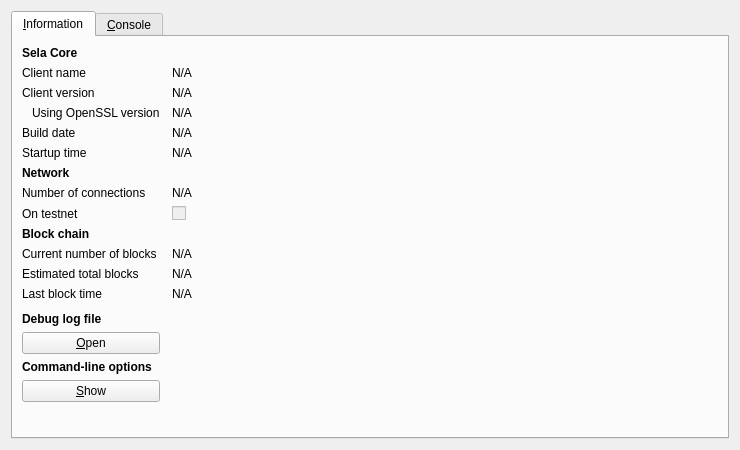
<?xml version="1.0" encoding="UTF-8"?>
<ui version="4.0">
 <class>RPCConsole</class>
 <widget class="QDialog" name="RPCConsole">
  <property name="geometry">
   <rect>
    <x>0</x>
    <y>0</y>
    <width>740</width>
    <height>450</height>
   </rect>
  </property>
  <property name="windowTitle">
   <string>Sela - Debug window</string>
  </property>
  <layout class="QVBoxLayout" name="verticalLayout_2">
   <item>
    <widget class="QTabWidget" name="tabWidget">
     <property name="currentIndex">
      <number>0</number>
     </property>
     <widget class="QWidget" name="tab_info">
      <attribute name="title">
       <string>&amp;Information</string>
      </attribute>
      <layout class="QGridLayout" name="gridLayout" columnstretch="0,1">
       <property name="horizontalSpacing">
        <number>12</number>
       </property>
       <item row="0" column="0">
        <widget class="QLabel" name="label_9">
         <property name="font">
          <font>
           <weight>75</weight>
           <bold>true</bold>
          </font>
         </property>
         <property name="text">
          <string>Sela Core</string>
         </property>
        </widget>
       </item>
       <item row="1" column="0">
        <widget class="QLabel" name="label_5">
         <property name="text">
          <string>Client name</string>
         </property>
        </widget>
       </item>
       <item row="1" column="1">
        <widget class="QLabel" name="clientName">
         <property name="cursor">
          <cursorShape>IBeamCursor</cursorShape>
         </property>
         <property name="text">
          <string>N/A</string>
         </property>
         <property name="textFormat">
          <enum>Qt::PlainText</enum>
         </property>
         <property name="textInteractionFlags">
          <set>Qt::LinksAccessibleByMouse|Qt::TextSelectableByKeyboard|Qt::TextSelectableByMouse</set>
         </property>
        </widget>
       </item>
       <item row="2" column="0">
        <widget class="QLabel" name="label_6">
         <property name="text">
          <string>Client version</string>
         </property>
        </widget>
       </item>
       <item row="2" column="1">
        <widget class="QLabel" name="clientVersion">
         <property name="cursor">
          <cursorShape>IBeamCursor</cursorShape>
         </property>
         <property name="text">
          <string>N/A</string>
         </property>
         <property name="textFormat">
          <enum>Qt::PlainText</enum>
         </property>
         <property name="textInteractionFlags">
          <set>Qt::LinksAccessibleByMouse|Qt::TextSelectableByKeyboard|Qt::TextSelectableByMouse</set>
         </property>
        </widget>
       </item>
       <item row="3" column="0">
        <widget class="QLabel" name="label_14">
         <property name="text">
          <string>Using OpenSSL version</string>
         </property>
         <property name="indent">
          <number>10</number>
         </property>
        </widget>
       </item>
       <item row="3" column="1">
        <widget class="QLabel" name="openSSLVersion">
         <property name="cursor">
          <cursorShape>IBeamCursor</cursorShape>
         </property>
         <property name="text">
          <string>N/A</string>
         </property>
         <property name="textFormat">
          <enum>Qt::PlainText</enum>
         </property>
         <property name="textInteractionFlags">
          <set>Qt::LinksAccessibleByMouse|Qt::TextSelectableByKeyboard|Qt::TextSelectableByMouse</set>
         </property>
        </widget>
       </item>
       <item row="4" column="0">
        <widget class="QLabel" name="label_12">
         <property name="text">
          <string>Build date</string>
         </property>
        </widget>
       </item>
       <item row="4" column="1">
        <widget class="QLabel" name="buildDate">
         <property name="cursor">
          <cursorShape>IBeamCursor</cursorShape>
         </property>
         <property name="text">
          <string>N/A</string>
         </property>
         <property name="textFormat">
          <enum>Qt::PlainText</enum>
         </property>
         <property name="textInteractionFlags">
          <set>Qt::LinksAccessibleByMouse|Qt::TextSelectableByKeyboard|Qt::TextSelectableByMouse</set>
         </property>
        </widget>
       </item>
       <item row="5" column="0">
        <widget class="QLabel" name="label_13">
         <property name="text">
          <string>Startup time</string>
         </property>
        </widget>
       </item>
       <item row="5" column="1">
        <widget class="QLabel" name="startupTime">
         <property name="cursor">
          <cursorShape>IBeamCursor</cursorShape>
         </property>
         <property name="text">
          <string>N/A</string>
         </property>
         <property name="textFormat">
          <enum>Qt::PlainText</enum>
         </property>
         <property name="textInteractionFlags">
          <set>Qt::LinksAccessibleByMouse|Qt::TextSelectableByKeyboard|Qt::TextSelectableByMouse</set>
         </property>
        </widget>
       </item>
       <item row="6" column="0">
        <widget class="QLabel" name="label_11">
         <property name="font">
          <font>
           <weight>75</weight>
           <bold>true</bold>
          </font>
         </property>
         <property name="text">
          <string>Network</string>
         </property>
        </widget>
       </item>
       <item row="7" column="0">
        <widget class="QLabel" name="label_7">
         <property name="text">
          <string>Number of connections</string>
         </property>
        </widget>
       </item>
       <item row="7" column="1">
        <widget class="QLabel" name="numberOfConnections">
         <property name="cursor">
          <cursorShape>IBeamCursor</cursorShape>
         </property>
         <property name="text">
          <string>N/A</string>
         </property>
         <property name="textFormat">
          <enum>Qt::PlainText</enum>
         </property>
         <property name="textInteractionFlags">
          <set>Qt::LinksAccessibleByMouse|Qt::TextSelectableByKeyboard|Qt::TextSelectableByMouse</set>
         </property>
        </widget>
       </item>
       <item row="8" column="0">
        <widget class="QLabel" name="label_8">
         <property name="text">
          <string>On testnet</string>
         </property>
        </widget>
       </item>
       <item row="8" column="1">
        <widget class="QCheckBox" name="isTestNet">
         <property name="enabled">
          <bool>false</bool>
         </property>
         <property name="text">
          <string/>
         </property>
        </widget>
       </item>
       <item row="9" column="0">
        <widget class="QLabel" name="label_10">
         <property name="font">
          <font>
           <weight>75</weight>
           <bold>true</bold>
          </font>
         </property>
         <property name="text">
          <string>Block chain</string>
         </property>
        </widget>
       </item>
       <item row="10" column="0">
        <widget class="QLabel" name="label_3">
         <property name="text">
          <string>Current number of blocks</string>
         </property>
        </widget>
       </item>
       <item row="10" column="1">
        <widget class="QLabel" name="numberOfBlocks">
         <property name="cursor">
          <cursorShape>IBeamCursor</cursorShape>
         </property>
         <property name="text">
          <string>N/A</string>
         </property>
         <property name="textFormat">
          <enum>Qt::PlainText</enum>
         </property>
         <property name="textInteractionFlags">
          <set>Qt::LinksAccessibleByMouse|Qt::TextSelectableByKeyboard|Qt::TextSelectableByMouse</set>
         </property>
        </widget>
       </item>
       <item row="11" column="0">
        <widget class="QLabel" name="label_4">
         <property name="text">
          <string>Estimated total blocks</string>
         </property>
        </widget>
       </item>
       <item row="11" column="1">
        <widget class="QLabel" name="totalBlocks">
         <property name="cursor">
          <cursorShape>IBeamCursor</cursorShape>
         </property>
         <property name="text">
          <string>N/A</string>
         </property>
         <property name="textFormat">
          <enum>Qt::PlainText</enum>
         </property>
         <property name="textInteractionFlags">
          <set>Qt::LinksAccessibleByMouse|Qt::TextSelectableByKeyboard|Qt::TextSelectableByMouse</set>
         </property>
        </widget>
       </item>
       <item row="12" column="0">
        <widget class="QLabel" name="label_2">
         <property name="text">
          <string>Last block time</string>
         </property>
        </widget>
       </item>
       <item row="12" column="1">
        <widget class="QLabel" name="lastBlockTime">
         <property name="cursor">
          <cursorShape>IBeamCursor</cursorShape>
         </property>
         <property name="text">
          <string>N/A</string>
         </property>
         <property name="textFormat">
          <enum>Qt::PlainText</enum>
         </property>
         <property name="textInteractionFlags">
          <set>Qt::LinksAccessibleByMouse|Qt::TextSelectableByKeyboard|Qt::TextSelectableByMouse</set>
         </property>
        </widget>
       </item>
       <item row="13" column="0">
        <spacer name="verticalSpacer_2">
         <property name="orientation">
          <enum>Qt::Vertical</enum>
         </property>
         <property name="sizeHint" stdset="0">
          <size>
           <width>20</width>
           <height>20</height>
          </size>
         </property>
        </spacer>
       </item>
       <item row="14" column="0">
        <widget class="QLabel" name="labelDebugLogfile">
         <property name="font">
          <font>
           <weight>75</weight>
           <bold>true</bold>
          </font>
         </property>
         <property name="text">
          <string>Debug log file</string>
         </property>
        </widget>
       </item>
       <item row="15" column="0">
        <widget class="QPushButton" name="openDebugLogfileButton">
         <property name="toolTip">
          <string>Open the Sela debug log file from the current data directory. This can take a few seconds for large log files.</string>
         </property>
         <property name="text">
          <string>&amp;Open</string>
         </property>
         <property name="autoDefault">
          <bool>false</bool>
         </property>
        </widget>
       </item>
       <item row="16" column="0">
        <widget class="QLabel" name="labelCLOptions">
         <property name="font">
          <font>
           <weight>75</weight>
           <bold>true</bold>
          </font>
         </property>
         <property name="text">
          <string>Command-line options</string>
         </property>
        </widget>
       </item>
       <item row="17" column="0">
        <widget class="QPushButton" name="showCLOptionsButton">
         <property name="toolTip">
          <string>Show the Sela-Qt help message to get a list with possible Sela command-line options.</string>
         </property>
         <property name="text">
          <string>&amp;Show</string>
         </property>
         <property name="autoDefault">
          <bool>false</bool>
         </property>
        </widget>
       </item>
       <item row="18" column="0">
        <spacer name="verticalSpacer">
         <property name="orientation">
          <enum>Qt::Vertical</enum>
         </property>
         <property name="sizeHint" stdset="0">
          <size>
           <width>20</width>
           <height>40</height>
          </size>
         </property>
        </spacer>
       </item>
      </layout>
     </widget>
     <widget class="QWidget" name="tab_console">
      <attribute name="title">
       <string>&amp;Console</string>
      </attribute>
      <layout class="QVBoxLayout" name="verticalLayout_3">
       <property name="spacing">
        <number>3</number>
       </property>
       <item>
        <widget class="QTextEdit" name="messagesWidget">
         <property name="minimumSize">
          <size>
           <width>0</width>
           <height>100</height>
          </size>
         </property>
         <property name="readOnly">
          <bool>true</bool>
         </property>
         <property name="tabKeyNavigation" stdset="0">
          <bool>false</bool>
         </property>
         <property name="columnCount" stdset="0">
          <number>2</number>
         </property>
        </widget>
       </item>
       <item>
        <layout class="QHBoxLayout" name="horizontalLayout">
         <property name="spacing">
          <number>3</number>
         </property>
         <item>
          <widget class="QLabel" name="label">
           <property name="text">
            <string notr="true">&gt;</string>
           </property>
          </widget>
         </item>
         <item>
          <widget class="QLineEdit" name="lineEdit"/>
         </item>
         <item>
          <widget class="QPushButton" name="clearButton">
           <property name="maximumSize">
            <size>
             <width>24</width>
             <height>24</height>
            </size>
           </property>
           <property name="toolTip">
            <string>Clear console</string>
           </property>
           <property name="text">
            <string/>
           </property>
           <property name="icon">
            <iconset resource="../bitcoin.qrc">
             <normaloff>:/icons/remove</normaloff>:/icons/remove</iconset>
           </property>
           <property name="shortcut">
            <string notr="true">Ctrl+L</string>
           </property>
           <property name="autoDefault">
            <bool>false</bool>
           </property>
          </widget>
         </item>
        </layout>
       </item>
      </layout>
     </widget>
    </widget>
   </item>
  </layout>
 </widget>
 <resources>
  <include location="../bitcoin.qrc"/>
 </resources>
 <connections/>
</ui>
